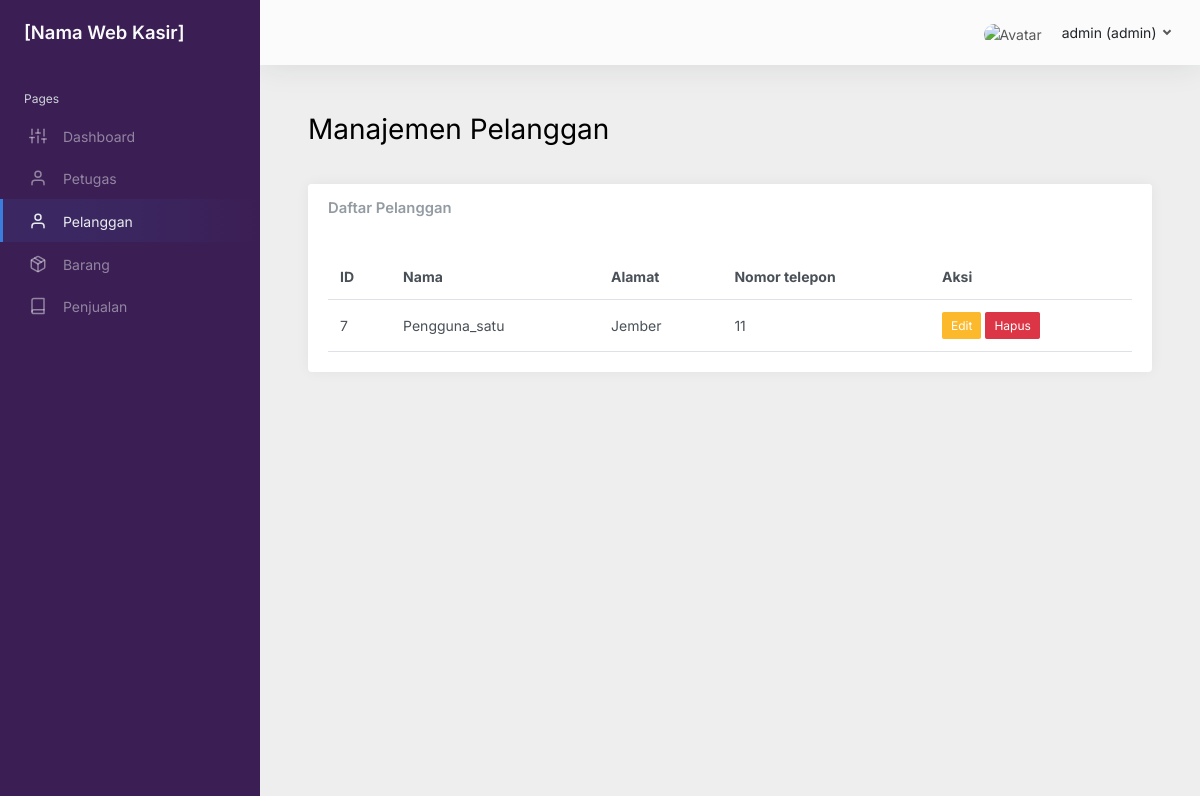
Page /pelanggan.php (signed in) on the committed database.
### tables this page shows
CREATE TABLE `pelanggan` (
  `id_pelanggan` int NOT NULL,
  `nama_pelanggan` varchar(255) NOT NULL,
  `alamat` varchar(255) DEFAULT NULL,
  `nomor_telepon` int DEFAULT NULL
);

### pelanggan.php (the view, shortened to what this page needs)
<?php
require 'layouts/header.php';
require './config/conn.php';
$query = "SELECT * FROM pelanggan";
$result = mysqli_query($conn, $query);
?>
<body>
    <div class="wrapper">
        <?php require './layouts/sidebar.php'; ?>
        <div class="main" style="background-color: #EEEEEE;">
            <?php require './layouts/nav.php'; ?>
            <main class="content" style="background-color: #EEEEEE;">
                <div class="container-fluid p-0">
                    <h1 class="h1 mb-3">Manajemen Pelanggan</h1>
                    <br>
                    <div class="row">
                        <div class="col-12 d-flex">
                            <div class="card flex-fill">
                                <div class="card-header">
                                    <h5 class="card-title mb-0">Daftar Pelanggan</h5>
                                </div>
                                <div class="card-body">
                                    <table class="table table-hover my-0">
                                        <thead>
                                            <tr>
                                                <th>ID</th>
                                                <th>Nama</th>
                                                <th>Alamat</th>
                                                <th>Nomor telepon</th>
                                                <th>Aksi</th>
                                            </tr>
                                        </thead>
                                        <tbody>
                                            <?php while ($row = mysqli_fetch_assoc($result)) : ?>
                                                <tr>
                                                    <td><?= htmlspecialchars($row['id_pelanggan']); ?></td>
                                                    <td><?= htmlspecialchars($row['nama_pelanggan']); ?></td>
                                                    <td><?= htmlspecialchars($row['alamat']); ?></td>
                                                    <td><?= htmlspecialchars($row['nomor_telepon']); ?></td>
                                                    <td>
                                                        <a href="edit_pelanggan.php?id=<?= $row['id_pelanggan']; ?>" class="btn btn-warning btn-sm">Edit</a>
                                                        <a href="hapus_pelanggan.php?id=<?= $row['id_pelanggan']; ?>" class="btn btn-danger btn-sm" onclick="return confirm('Yakin ingin menghapus pelanggan ini?');">Hapus</a>
                                                    </td>
                                                </tr>
                                            <?php endwhile; ?>
                                        </tbody>
                                    </table>
                                </div>
                            </div>
                        </div>
                    </div>
                </div>
            </main>
            <?php require 'layouts/footer.php'; ?>

### css/custom.css (style rules this page uses)
main.content { background-color: #EEEEEE; }
div.main { background-color: #EEEEEE; }

### rows in the picture
pelanggan: id_pelanggan "7", nama_pelanggan "Pengguna_satu", alamat "Jember", nomor_telepon "11"

### other values in the picture
$_SESSION['nama_petugas'] "admin"
$_SESSION['level'] "admin"
